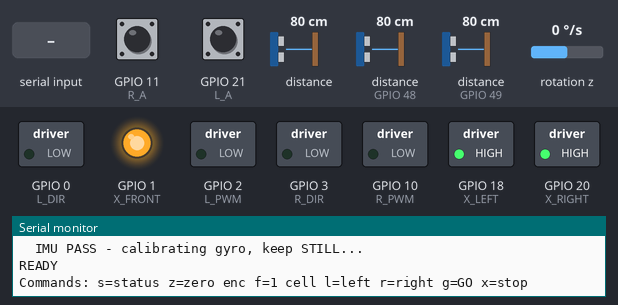
Simulated run of this sketch. Board: ESP32. On the bench: switched loads named in the sketch (green lamp = pin HIGH), output pins drawn as LEDs (lit = HIGH), the last lines printed to the serial monitor. Wiring (inferred from the names in the program): MPU-6050 motion sensor at I2C address 0x68. The test bench sets the inputs (shaded band); at power-on: rotation z 0 °/s, GPIO 11 (R_A) HIGH, GPIO 21 (L_A) HIGH, distance to the obstacle 80 cm, distance to the obstacle (sensors on GPIO 48, GPIO 49) 80 cm.

Above: at 2.6 s.
2.7 s: "f\n" received over Serial
At 3.6 s:
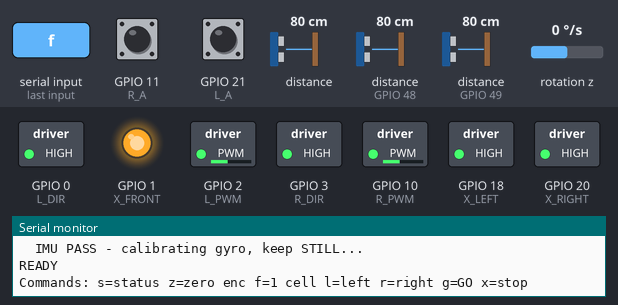
5.7 s: "l\n" received over Serial
At 8.5 s:
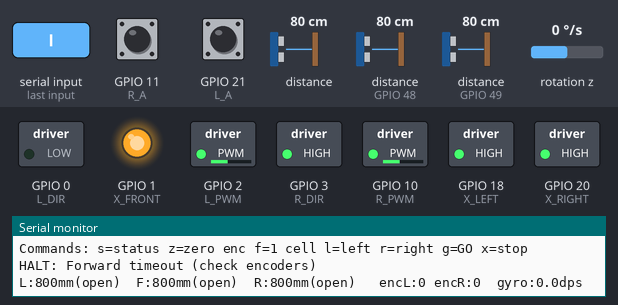
8.7 s: "r\n" received over Serial
11.7 s: rotation z set to -192 °/s
At 13.7 s:
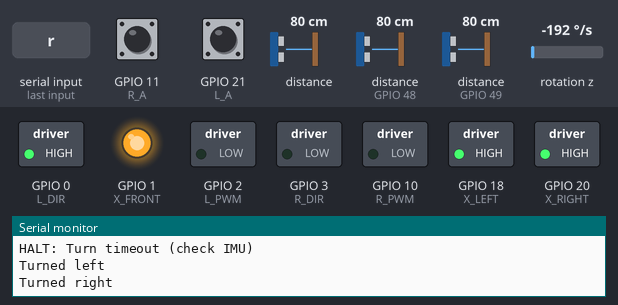
Timing chart, 0 to 14.8 s (numbered marks = the images above; inputs shaded):
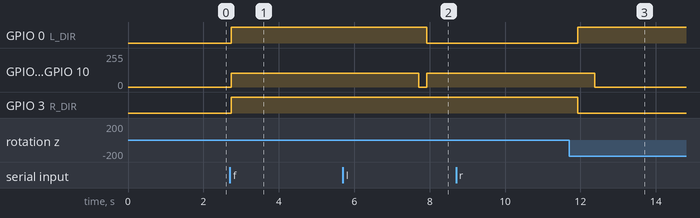

Measured:
- after the input at 2.7 s, GPIO 0 (L_DIR), GPIO 3 (R_DIR): LOW → HIGH at once; GPIO 2 (L_PWM), GPIO 10 (R_PWM): 0/255 → 105/255 at once
- after the input at 5.7 s, GPIO 0 (L_DIR): HIGH → LOW after 2.2 s
- after the input at 8.7 s, every drawn part: stays the same
- after the input at 11.7 s, GPIO 2 (L_PWM), GPIO 10 (R_PWM): 105/255 → 0/255 after 0.68 s

The sketch:

MicromouseESP32.ino
```cpp
// ======================= Dublin Micromouse 2026 =======================
// Serial Monitor at 115200. Type a letter and press Enter:
//   s = show sensors, encoders, gyro       z = zero the encoder counts
//   f = drive ONE cell forward             l / r = turn left / right 90
//   g = GO: solve the maze                 x = stop
// Robot must be STILL for ~1 s after power-up (gyro calibration).
// Place it in the start cell facing the opening, outer wall on its LEFT.
// ======================================================================
#include <Arduino.h>
#include "Mouse.h"
#include "Encoders.h"

ESP32Robot robot;
Mouse mouse(robot);
bool running = false;

void help() {
  Serial.println("Commands: s=status z=zero enc f=1 cell l=left r=right g=GO x=stop");
}

void setup() {
  Serial.begin(115200);
  unsigned long t0 = millis();
  while (!Serial && millis() - t0 < 2000) {}
  Serial.println("\nMicromouse starting...");
  if (robot.begin()) Serial.println("READY");
  else Serial.println("NOT READY - fix the FAIL above, then press RESET");
  help();
}

void loop() {
  if (Serial.available()) {
    char c = Serial.read();
    if (c == '\n' || c == '\r' || c == ' ') return;
    if (c == 'x') { running = false; robot.stop(); Serial.println("STOPPED"); return; }
    if (!robot.isReady()) { Serial.println("Not ready - press RESET"); return; }
    if (running) { Serial.println("Running - send x to stop first"); return; }
    robot.clearFault();
    switch (c) {
      case 's': robot.printStatus(); break;
      case 'z': Encoders::reset(); Serial.println("Encoders zeroed"); break;
      case 'f': robot.moveForward(1); robot.printStatus(); break;
      case 'l': robot.turnLeft();  Serial.println("Turned left"); break;
      case 'r': robot.turnRight(); Serial.println("Turned right"); break;
      case 'g': running = true; Serial.println("GO!"); break;
      default: help();
    }
  }
  if (running && !robot.failed()) mouse.step();
}
```

ESP32Robot.cpp
```cpp
#include "ESP32Robot.h"
#include "Config.h"
#include "Motors.h"
#include "Encoders.h"
#include <Wire.h>
#include <math.h>

bool ESP32Robot::begin() {
  Motors::begin();
  Encoders::begin();
  Wire.begin(SDA_PIN, SCL_PIN);
  Wire.setClock(400000);
  if (!sensors.begin()) { halt("Distance sensor init failed"); return false; }
  if (!imu.begin())     { halt("IMU init failed"); return false; }
  ready = true;
  return true;
}

void ESP32Robot::halt(const char* why) {
  Motors::stop();
  fault = true;
  Serial.print("HALT: ");
  Serial.println(why);
}

void ESP32Robot::stop() { Motors::stop(); }

void ESP32Robot::printStatus() {
  int l = sensors.left(), f = sensors.front(), r = sensors.right();
  auto show = [](const char* n, int mm) {
    if (mm < 0) Serial.printf("%s:ERR  ", n);
    else if (mm >= NO_WALL_MM) Serial.printf("%s:---  ", n);
    else Serial.printf("%s:%dmm(%s)  ", n, mm, mm < WALL_MM ? "WALL" : "open");
  };
  show("L", l); show("F", f); show("R", r);
  Serial.printf(" encL:%ld encR:%ld  gyro:%.1fdps\n",
                Encoders::left(), Encoders::right(), imu.yawRate() * 180.0f / PI);
}

bool ESP32Robot::readWall(int d) {
  if (fault) return true;
  int mm = d == 0 ? sensors.left() : d == 1 ? sensors.front() : sensors.right();
  if (mm < 0) { halt("Sensor stopped responding"); return true; }
  return mm < WALL_MM;
}

void ESP32Robot::moveForward(int n) {
  if (fault || n <= 0) return;
  // One cell at a time for now (slow but reliable).
  const long ticks = lroundf(CELL_MM / (PI * WHEEL_DIAMETER_MM) * COUNTS_PER_WHEEL_REV);
  for (int cell = 0; cell < n && !fault; cell++) {
    Encoders::reset();
    unsigned long start = millis();
    while (!fault) {
      long l = labs(Encoders::left()), r = labs(Encoders::right());
      if ((l + r) / 2 >= ticks) break;
      if (millis() - start > MOVE_TIMEOUT_MS) { halt("Forward timeout (check encoders)"); break; }
      int frontMM = sensors.front();
      if (frontMM < 0) { halt("Sensor stopped responding"); break; }
      if (frontMM < FRONT_STOP_MM) { halt("Obstacle too close"); break; }
      // Keep straight: slow down whichever wheel is ahead
      long error = l - r;
      int correction = constrain((int)(error / 4), -35, 35);
      Motors::drive(MOTOR_PWM - correction, MOTOR_PWM + correction);
      delay(5);
    }
    Motors::stop();
    delay(120);
  }
}

void ESP32Robot::turn(bool left) {
  if (fault) return;
  const float target = TURN_STOP_DEG * PI / 180.0f;
  unsigned long start = millis(), prev = micros();
  float angle = 0;
  while (fabsf(angle) < target) {
    if (millis() - start > TURN_TIMEOUT_MS) { halt("Turn timeout (check IMU)"); return; }
    unsigned long now = micros();
    float dt = (now - prev) / 1000000.0f;
    prev = now;
    angle += imu.yawRate() * dt;
    Motors::drive(left ? -MOTOR_PWM : MOTOR_PWM, left ? MOTOR_PWM : -MOTOR_PWM);
    delay(4);
  }
  Motors::stop();
  delay(150);
}
```

ESP32Robot.h
```cpp
#pragma once
#include "RobotIO.h"
#include "Sensors.h"
#include "IMU.h"

class ESP32Robot : public RobotIO {
  Sensors sensors;
  IMU imu;
  bool fault = false;
  bool ready = false;
  bool readWall(int d);
  void turn(bool left);
public:
  bool begin();
  bool failed() const { return fault; }
  bool isReady() const { return ready; }
  void clearFault() { if (ready) fault = false; }
  void halt(const char* why);
  void stop();
  void printStatus();
  bool wallLeft() override  { return readWall(0); }
  bool wallFront() override { return readWall(1); }
  bool wallRight() override { return readWall(2); }
  void moveForward(int n) override;
  void turnLeft() override  { turn(true); }
  void turnRight() override { turn(false); }
};
```

Encoders.cpp
```cpp
#include "Encoders.h"
#include "Config.h"
static volatile long lc=0,rc=0;
static void IRAM_ATTR leftISR(){lc += (digitalRead(L_A)==digitalRead(L_B))?1:-1;}
static void IRAM_ATTR rightISR(){rc += (digitalRead(R_A)==digitalRead(R_B))?1:-1;}
void Encoders::begin(){pinMode(L_A,INPUT_PULLUP);pinMode(L_B,INPUT_PULLUP);pinMode(R_A,INPUT_PULLUP);pinMode(R_B,INPUT_PULLUP);attachInterrupt(digitalPinToInterrupt(L_A),leftISR,CHANGE);attachInterrupt(digitalPinToInterrupt(R_A),rightISR,CHANGE);}
void Encoders::reset(){noInterrupts();lc=rc=0;interrupts();}
long Encoders::left(){noInterrupts();long n=lc;interrupts();return n;}
long Encoders::right(){noInterrupts();long n=rc;interrupts();return n;}
```

Encoders.h
```cpp
#pragma once
#include <Arduino.h>
class Encoders {
public:
 static void begin();
 static void reset();
 static long left();
 static long right();
};
```

IMU.cpp
```cpp
#include "IMU.h"

bool IMU::present(uint8_t a) {
  Wire.beginTransmission(a);
  return Wire.endTransmission() == 0;
}

void IMU::writeReg(uint8_t reg, uint8_t val) {
  Wire.beginTransmission(addr);
  Wire.write(reg);
  Wire.write(val);
  Wire.endTransmission();
}

float IMU::readDps() {
  Wire.beginTransmission(addr);
  Wire.write(0x47);                 // GYRO_ZOUT_H
  Wire.endTransmission(false);
  if (Wire.requestFrom(addr, (uint8_t)2) != 2) return 0;
  uint8_t hi = Wire.read();
  uint8_t lo = Wire.read();
  int16_t raw = (int16_t)((hi << 8) | lo);
  return raw / 65.5f;               // +/-500 dps range
}

bool IMU::begin() {
  if (present(0x68)) addr = 0x68;
  else if (present(0x69)) addr = 0x69;
  else { Serial.println("  IMU FAIL (not found at 0x68/0x69)"); return false; }
  writeReg(0x6B, 0x01);  // wake up
  delay(100);
  writeReg(0x1B, 0x08);  // +/-500 dps
  writeReg(0x1A, 0x04);  // ~21 Hz filter, reduces motor vibration
  delay(50);
  Serial.println("  IMU PASS - calibrating gyro, keep STILL...");
  double sum = 0;
  for (int i = 0; i < 500; i++) { sum += readDps(); delay(2); }
  biasDps = sum / 500.0;
  return true;
}

float IMU::yawRate() {
  return (readDps() - biasDps) * (PI / 180.0f);
}
```

IMU.h
```cpp
#pragma once
#include <Arduino.h>
#include <Wire.h>

// Reads the MPU-6050 gyro directly (same method as Debug 06) - no library needed,
// and it works with the clone chips that the Adafruit library rejects.
class IMU {
  uint8_t addr = 0;
  float biasDps = 0;
  bool present(uint8_t a);
  void writeReg(uint8_t reg, uint8_t val);
  float readDps();
public:
  bool begin();      // keep the robot STILL while this runs (~1 s)
  float yawRate();   // radians/sec
};
```

Maze.h
```cpp
#pragma once
#include <array>
#include <vector>
#include <queue>
#include <stdexcept>
#include <algorithm>

// Coordinates: (0,0) southwest, heading north initially.
enum Dir { N=0, E=1, S=2, W=3 };
inline Dir rotate(Dir d,int delta){return Dir((int(d)+delta+4)%4);}
struct Pos {int x,y; bool operator==(Pos b) const{return x==b.x&&y==b.y;}};
struct Move {char kind; int count;}; // 'F', 'L', 'R'

class Maze {
public:
 static constexpr int MAX=16, INF=100000;
 struct Cell {unsigned char known=0, wall=0;};
 int width,height;
 std::array<std::array<Cell,MAX>,MAX> cells{};
 explicit Maze(int w=16,int h=16):width(w),height(h){
  if(w<2||h<2||w>MAX||h>MAX) throw std::invalid_argument("maze dimensions");
  for(int x=0;x<w;x++) for(int y=0;y<h;y++) for(int d=0;d<4;d++){
   Pos p=next({x,y},Dir(d));if(!inside(p)) set({x,y},Dir(d),true);
  }
 }
 bool inside(Pos p) const{return p.x>=0&&p.x<width&&p.y>=0&&p.y<height;}
 static Pos next(Pos p,Dir d){static constexpr int dx[]={0,1,0,-1},dy[]={1,0,-1,0};return {p.x+dx[d],p.y+dy[d]};}
 bool known(Pos p,Dir d) const{return cells[p.x][p.y].known&(1<<d);}
 bool wall(Pos p,Dir d) const{return cells[p.x][p.y].wall&(1<<d);}
 // Returns true if this edge changed. Also updates its neighbor's opposite edge.
 bool set(Pos p,Dir d,bool blocked){
  if(!inside(p))throw std::out_of_range("set");
  bool changed=!known(p,d)||wall(p,d)!=blocked;
  auto update=[&](Pos q,Dir side){auto &c=cells[q.x][q.y];c.known|=1<<side;
   if(blocked)c.wall|=1<<side;else c.wall&=~(1<<side);};
  update(p,d);Pos q=next(p,d);if(inside(q))update(q,rotate(d,2));
  return changed;
 }
 bool passable(Pos p,Dir d,bool unknownOpen) const{
  Pos q=next(p,d);return inside(q)&&(!known(p,d)?unknownOpen:!wall(p,d));
 }
 std::vector<Pos> goals() const{
  std::vector<Pos> g;
  for(int x=(width-1)/2;x<=width/2;x++){
   for(int y=(height-1)/2;y<=height/2;y++)g.push_back({x,y});
  }
  return g;
 }
 using Dist=std::array<std::array<int,MAX>,MAX>;
 Dist flood(const std::vector<Pos>& targets,bool unknownOpen) const{
  Dist dist;for(auto &col:dist)col.fill(INF);std::queue<Pos> q;
  for(Pos p:targets){if(!inside(p))throw std::out_of_range("target");
   if(dist[p.x][p.y]){dist[p.x][p.y]=0;q.push(p);}}
  while(!q.empty()){Pos p=q.front();q.pop();for(int d=0;d<4;d++){
   Dir dir=Dir(d);if(!passable(p,dir,unknownOpen))continue;
   Pos v=next(p,dir);if(dist[v.x][v.y]>dist[p.x][p.y]+1){dist[v.x][v.y]=dist[p.x][p.y]+1;q.push(v);}
  }}return dist;
 }
 // Follow strictly decreasing flood distances. Prefer straight when equally short.
 Dir choose(Pos p,Dir heading,const Dist& dist,bool unknownOpen) const{
  int best=INF,preference=INF;Dir chosen=N;
  for(int d=0;d<4;d++){Dir dir=Dir(d);if(!passable(p,dir,unknownOpen))continue;
   Pos v=next(p,dir);int cost=dist[v.x][v.y];int turns=(dir==heading?0:(dir==rotate(heading,2)?2:1));
   if(cost<best||(cost==best&&turns<preference)){best=cost;preference=turns;chosen=dir;}}
  if(best==INF||best>=dist[p.x][p.y])throw std::runtime_error("no descending path");
  return chosen;
 }
 // Construct route only through confirmed open edges, merging consecutive F moves.
 std::vector<Move> route(Pos from,Dir heading,const std::vector<Pos>& targets) const{
  auto dist=flood(targets,false);if(dist[from.x][from.y]==INF) return {};
  std::vector<Move> result;Pos p=from;
  while(dist[p.x][p.y]){
   Dir dir=choose(p,heading,dist,false);int delta=(int(dir)-int(heading)+4)%4;
   if(delta==1)result.push_back({'R',1});
   else if(delta==3)result.push_back({'L',1});
   else if(delta==2){result.push_back({'R',1});result.push_back({'R',1});}
   if(!result.empty()&&result.back().kind=='F')result.back().count++;
   else result.push_back({'F',1});
   heading=dir;p=next(p,dir);
  }return result;
 }
 bool shortestKnown(Pos from,const std::vector<Pos>& targets) const{
  auto optimistic=flood(targets,true),confirmed=flood(targets,false);
  return confirmed[from.x][from.y]!=INF&&confirmed[from.x][from.y]==optimistic[from.x][from.y];
 }
};
```

Motors.cpp
```cpp
#include "Motors.h"
#include "Config.h"
#include <Arduino.h>

void Motors::begin() {
  pinMode(L_DIR, OUTPUT); pinMode(R_DIR, OUTPUT);
  pinMode(L_PWM, OUTPUT); pinMode(R_PWM, OUTPUT);
  stop();
}

void Motors::drive(int left, int right) {
  if (INVERT_LEFT)  left  = -left;
  if (INVERT_RIGHT) right = -right;
  left  = constrain(left,  -255, 255);
  right = constrain(right, -255, 255);
  digitalWrite(L_DIR, left  >= 0 ? HIGH : LOW);
  digitalWrite(R_DIR, right >= 0 ? HIGH : LOW);
  analogWrite(L_PWM, abs(left));
  analogWrite(R_PWM, abs(right));
}

void Motors::stop() {
  analogWrite(L_PWM, 0);
  analogWrite(R_PWM, 0);
}
```

Motors.h
```cpp
#pragma once
class Motors {
public:
 static void begin();
 // Signed -255..255; direction HIGH polarity must be verified per motor.
 static void drive(int left,int right);
 static void stop();
};
```

Mouse.h
```cpp
#pragma once
#include "Maze.h"
#include "ESP32Robot.h"
class Mouse {
 ESP32Robot &io;Maze maze;Pos pos{0,0};Dir heading=N;
 enum Phase{TO_CENTER,TO_START,SPEED_RUN,DONE} phase=TO_CENTER;
 bool at(Pos p,const std::vector<Pos>& v){for(auto q:v)if(q==p)return true;return false;}
 void rotateTo(Dir d){int delta=(int(d)-int(heading)+4)%4;if(delta==1)io.turnRight();else if(delta==3)io.turnLeft();else if(delta==2){io.turnRight();if(!io.failed())io.turnRight();}if(!io.failed())heading=d;}
 void sense(){bool walls[]={io.wallFront(),io.wallRight(),io.wallLeft()};if(io.failed())return;Dir dirs[]={heading,rotate(heading,1),rotate(heading,3)};for(int i=0;i<3;i++)maze.set(pos,dirs[i],walls[i]);}
 void follow(const std::vector<Move>& moves){for(auto m:moves){if(io.failed())return;if(m.kind=='L'){io.turnLeft();if(!io.failed())heading=rotate(heading,-1);}else if(m.kind=='R'){io.turnRight();if(!io.failed())heading=rotate(heading,1);}else{io.moveForward(m.count);if(!io.failed())for(int i=0;i<m.count;i++)pos=Maze::next(pos,heading);}}}
public:
 explicit Mouse(ESP32Robot& r):io(r),maze(16,16){}
 // One navigation step per loop; blocking movement with timeouts.
 void step(){if(io.failed()||phase==DONE)return;const auto center=maze.goals();const std::vector<Pos> start={{0,0}};
  if(phase==SPEED_RUN){auto moves=maze.route(pos,heading,center);if(moves.empty()&&!at(pos,center)){phase=TO_CENTER;return;}Serial.println("Executing confirmed route");follow(moves);if(!io.failed())phase=DONE;return;}
  const auto &target=phase==TO_CENTER?center:start;
  if(at(pos,target)){if(phase==TO_CENTER){phase=TO_START;Serial.println("Centre reached");}else{phase=maze.shortestKnown({0,0},center)?SPEED_RUN:TO_CENTER;Serial.println(phase==SPEED_RUN?"Confirmed route":"Exploring again");}return;}
  sense();if(io.failed())return;
  auto dist=maze.flood(target,true);if(dist[pos.x][pos.y]==Maze::INF){io.halt("No optimistic route");return;}
  Dir next;try{next=maze.choose(pos,heading,dist,true);}catch(...){io.halt("No descending path");return;}
  rotateTo(next);if(io.failed())return;
  if(io.wallFront()){if(!io.failed())maze.set(pos,heading,true);return;}if(io.failed())return;
  io.moveForward(1);if(io.failed())return;maze.set(pos,heading,false);pos=Maze::next(pos,heading);
 }
};
```

RobotIO.h
```cpp
#pragma once
struct RobotIO {
 virtual ~RobotIO()=default;
 virtual bool wallLeft()=0;
 virtual bool wallFront()=0;
 virtual bool wallRight()=0;
 virtual void moveForward(int n)=0;
 virtual void turnLeft()=0;
 virtual void turnRight()=0;
 virtual bool wasReset(){return false;}
 virtual void ackReset(){}
 virtual void markWall(int,int,char){}
 virtual void markCell(int,int,char){}
};
```

Sensors.cpp
```cpp
#include "Sensors.h"
#include "Config.h"

// Same start-up sequence as the Debug 06 sketch that worked on this robot:
// all sensors asleep, then wake one at a time and move each to its own address.
bool Sensors::startOne(VL53L0X& s, int xshut, uint8_t addr, const char* name) {
  digitalWrite(xshut, HIGH);
  delay(10);
  s.setTimeout(100);
  if (!s.init()) {
    digitalWrite(xshut, LOW);
    Serial.printf("  ToF %s FAIL (check XSHUT GPIO%d)\n", name, xshut);
    return false;
  }
  if (addr != 0x29) s.setAddress(addr);
  s.startContinuous();
  Serial.printf("  ToF %s PASS at 0x%02X\n", name, addr);
  return true;
}

bool Sensors::begin() {
  pinMode(X_LEFT, OUTPUT);  digitalWrite(X_LEFT, LOW);
  pinMode(X_FRONT, OUTPUT); digitalWrite(X_FRONT, LOW);
  pinMode(X_RIGHT, OUTPUT); digitalWrite(X_RIGHT, LOW);
  delay(10);
  bool okL = startOne(l, X_LEFT, 0x30, "L");
  bool okF = startOne(f, X_FRONT, 0x31, "F");
  bool okR = startOne(r, X_RIGHT, 0x29, "R");
  return okL && okF && okR;
}

int Sensors::read(VL53L0X& s) {
  uint16_t mm = s.readRangeContinuousMillimeters();
  if (s.timeoutOccurred()) return -1;       // real problem (wiring / bus)
  if (mm >= MAX_VALID_MM) return NO_WALL_MM; // out of range = open, NOT an error
  return mm;
}
```

Sensors.h
```cpp
#pragma once
#include <Arduino.h>
#include <Wire.h>
#include <VL53L0X.h>   // Pololu library - the same one that passed Debug 06

class Sensors {
  VL53L0X l, f, r;
  bool startOne(VL53L0X& s, int xshut, uint8_t addr, const char* name);
  int read(VL53L0X& s);
public:
  bool begin();
  // millimetres; NO_WALL_MM if nothing in range; -1 if the sensor stopped answering
  int left()  { return read(l); }
  int front() { return read(f); }
  int right() { return read(r); }
};
```

Source omitted: Config.h (1753 bytes)
